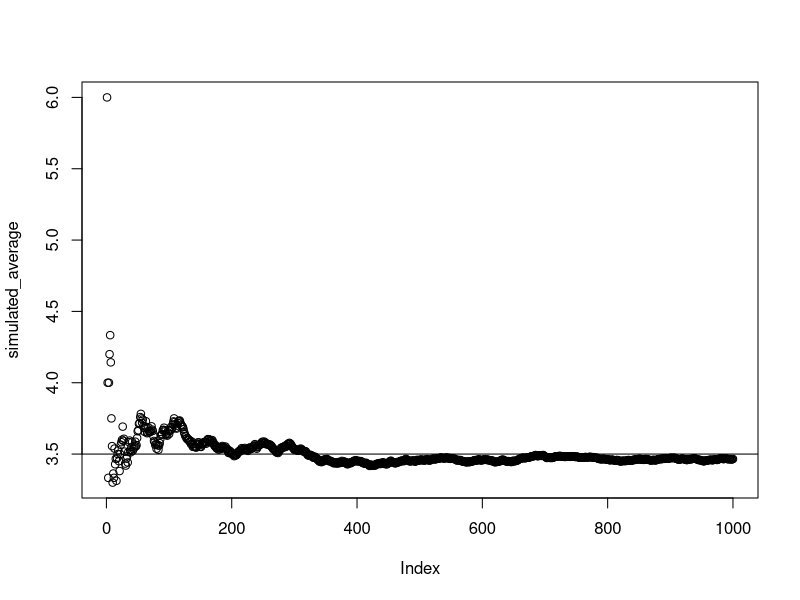
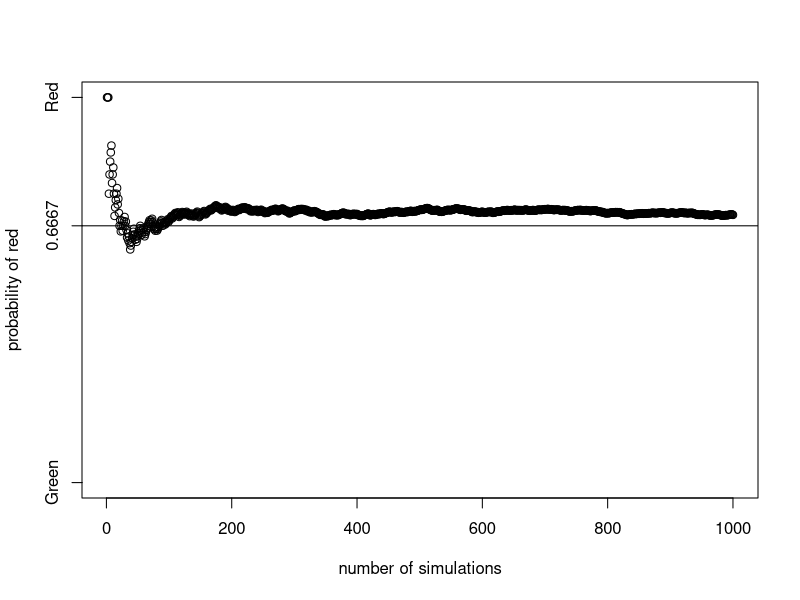

Generate these figures, in order, with R:
## ---- chunk 1
knitr::opts_chunk$set(echo = TRUE)
## ---- chunk 2

x <- c(1,2,3,4,5,6) # vector of events
n <- length(x) # sample space
p <- 1/n # probability

expected_value <- sum(p*x) # expected value calculation
expected_value


rolls <- 1000 # number of simulated rolls
sample <- sample(x,rolls,replace=TRUE) # simulation of 1000 rolls
sample

simulated_average <- cumsum(sample)/seq_along(sample) # average value of 1000 simulated rolls
plot(simulated_average) # visualization of cumulative expected average value over 1000 simulations
abline(h=3.5)

## ---- chunk 3
red <- rep(1,30)
green <- rep(0,15)
box <- c(red,green)
n <- nrow(box)
30/45
expected_value <- 
sample_simulation <- sample(box,1000,replace=TRUE)
simulation_value <- cumsum(sample_simulation) / seq_along(sample_simulation)

plot(simulation_value, ylim=c(0,1), yaxt="n", ylab="probability of red",xlab="number of simulations")
axis(2, at=1, "Red")
axis(2, at=0, "Green")
axis(2, at=0.6667, 0.6667)
abline(h=0.6667)
